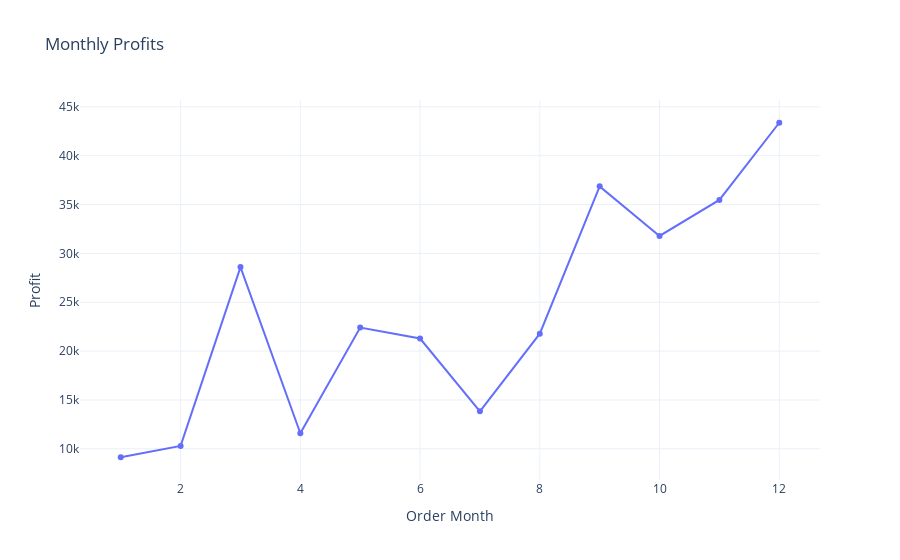

The notebook cell saved with this chart:
### Code cell
monthlyProfitfig=px.line(monthlyProfits,
                         x='Order Month',
                         y='Profit',
                         title="Monthly Profits",
                        markers='o')
monthlyProfitfig.show()

### Figure 1 — Plotly figure (JSON) as saved in the notebook; plotly's stock layout.template omitted (floating-point values rounded to 4 significant figures)
{"data": [{"hovertemplate": "Order Month=%{x}<br>Profit=%{y}<extra></extra>", "legendgroup": "", "line": {"color": "#636efa", "dash": "solid"}, "marker": {"symbol": "circle"}, "mode": "lines+markers", "name": "", "orientation": "v", "showlegend": false, "type": "scatter", "x": [1, 2, 3, 4, 5, 6, 7, 8, 9, 10, 11, 12], "xaxis": "x", "y": [9134.0, 10290.0, 28590.0, 11590.0, 22410.0, 21290.0, 13830.0, 21780.0, 36860.0, 31780.0, 35470.0, 43370.0], "yaxis": "y"}], "layout": {"autosize": true, "legend": {"tracegroupgap": 0}, "title": {"text": "Monthly Profits"}, "xaxis": {"anchor": "y", "autorange": true, "domain": [0, 1], "range": [0.2855, 12.71], "title": {"text": "Order Month"}, "type": "linear"}, "yaxis": {"anchor": "x", "autorange": true, "domain": [0, 1], "range": [6309.0, 46190.0], "title": {"text": "Profit"}, "type": "linear"}}}
